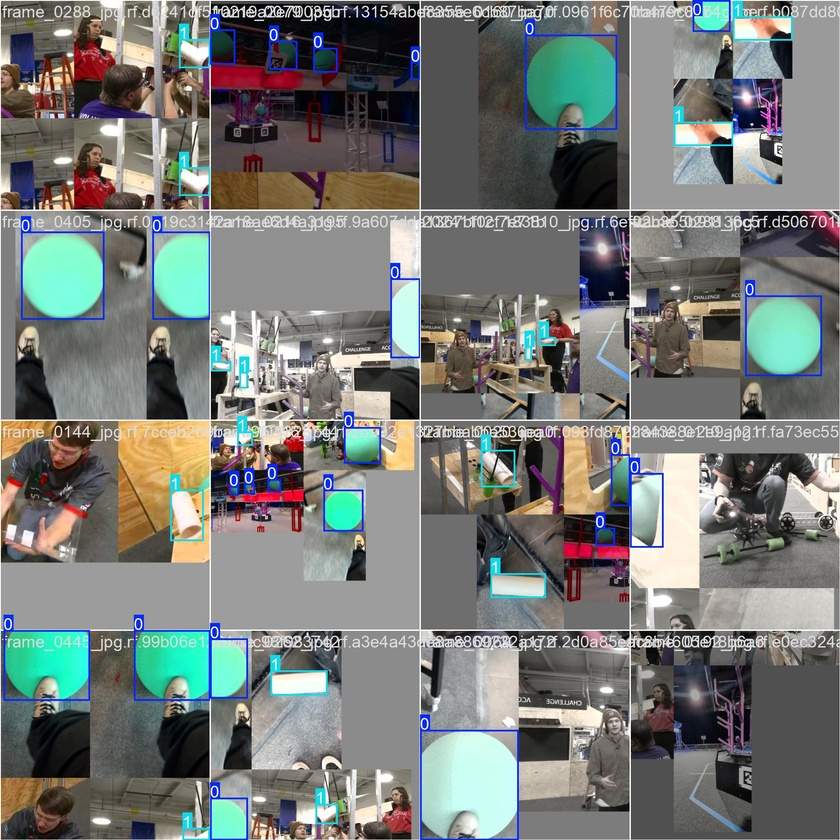
#> input picture runs/detect/train/train_batch0.jpg, 840 x 840 px, shrunk from 1920 x 1920 before the run, given in place of the camera
$ python color_keyer.py
#> lines starting #> are read from the running program, lines starting #| are printed output that depends on the picture; after the words box and inside, x2 and y2 are one past the last pixel; in counts of white or black regions, pixels touching at a corner belong together
import cv2
import numpy as np

orange_threshold = 0.6

class ColorKeyer:
    def __init__(self):
        """
        Initialize the ColorKeyer class
        Values set for orange color keying with oval detection
        """
        # Orange HSV range
        self.color_lower = np.array([0, 100, 100])
        self.color_upper = np.array([20, 255, 255])
        self.cap = cv2.VideoCapture(0)
        self.speed_factor = 1.5  # Adjust this to control playback speed (2.0 = half speed)

    def is_orange_oval(self, contour, mask):
        """
        Check if the contour contains enough orange pixels
        """
        # Create a blank mask for this contour
        contour_mask = np.zeros_like(mask)
        cv2.drawContours(contour_mask, [contour], -1, 255, -1)

        # Count orange pixels within the contour
        orange_pixels = cv2.countNonZero(cv2.bitwise_and(mask, contour_mask))
        total_pixels = cv2.countNonZero(contour_mask)

        # Calculate percentage of orange pixels
        if total_pixels > 0:
            orange_ratio = orange_pixels / total_pixels
            return orange_ratio > orange_threshold  # Adjust this threshold (60% orange)
        return False

    def detect_ovals(self, mask):
        """
        Detect orange ovals in the masked image
        Returns only the ellipses that are predominantly orange
        """
        contours, _ = cv2.findContours(mask, cv2.RETR_EXTERNAL, cv2.CHAIN_APPROX_SIMPLE)

        ellipses = []
        for contour in contours:
            if len(contour) >= 5:
                area = cv2.contourArea(contour)
                if area > 500 and self.is_orange_oval(contour, mask):
                    ellipse = cv2.fitEllipse(contour)
                    ellipses.append(ellipse)

        return ellipses

    def run(self):
        # fps = self.cap.get(cv2.CAP_PROP_FPS)
        # frame_delay = int((1000/fps) * self.speed_factor)

        while True:
            ret, frame = self.cap.read()
#> frame is the input picture: shape (840, 840, 3); mean B, G, R 118.9, 122.2, 118.3
            if not ret:
                break

            # Convert frame to HSV color space
            hsv = cv2.cvtColor(frame, cv2.COLOR_BGR2HSV)
#> hsv: shape (840, 840, 3); mean H, S, V 49, 49.2, 132.4

            # Create mask for specified color range
            mask = cv2.inRange(hsv, self.color_lower, self.color_upper)
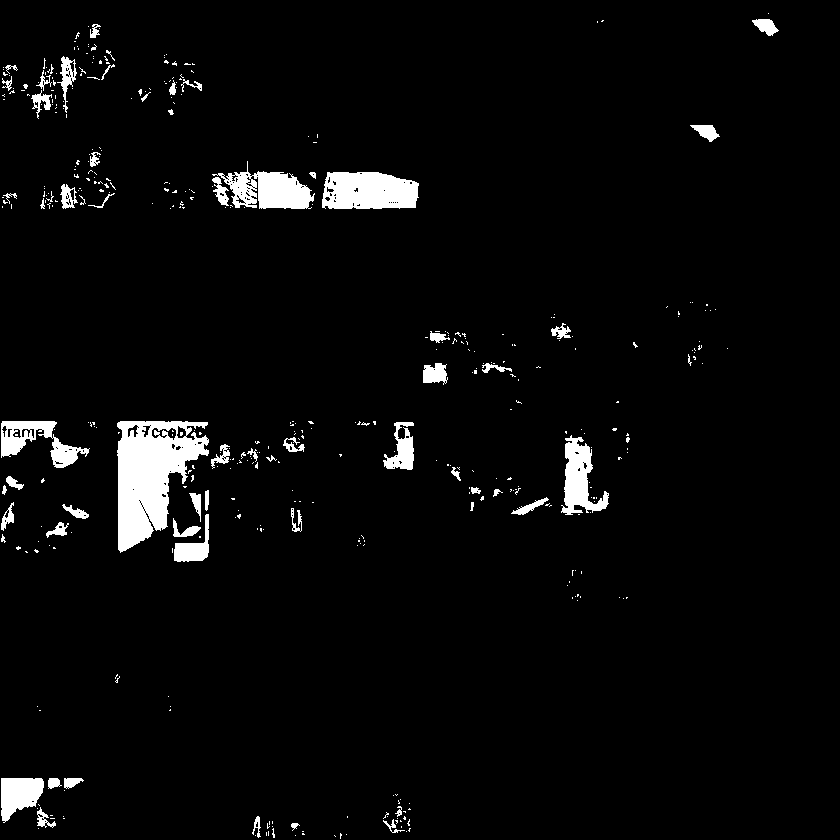
#> mask: shape (840, 840); 3.8% white; 433 white regions (371 under 20 px), largest, box (x1, y1, x2, y2) and area: (117, 421, 209, 553) 7064, (322, 172, 419, 209) 3085, (212, 161, 315, 209) 2476

            # Refine the mask
            mask = cv2.erode(mask, None, iterations=2)
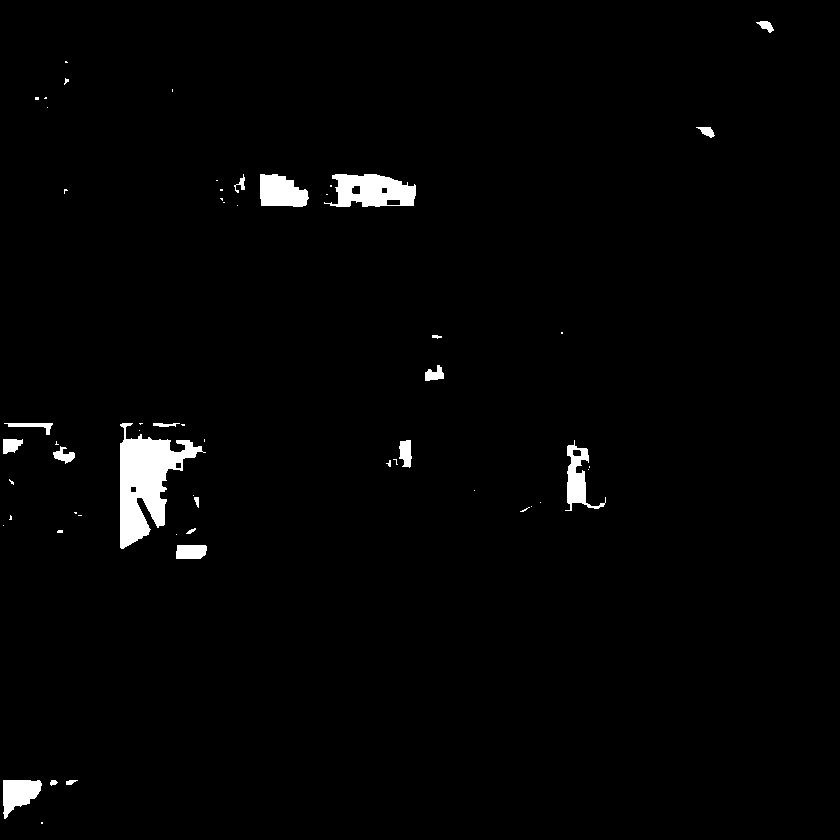
#> mask: shape (840, 840); 1.8% white; 57 white regions (37 under 20 px), largest, box (x1, y1, x2, y2) and area: (120, 423, 206, 549) 4845, (324, 174, 416, 207) 2096, (260, 174, 309, 207) 1255
            mask = cv2.dilate(mask, None, iterations=2)
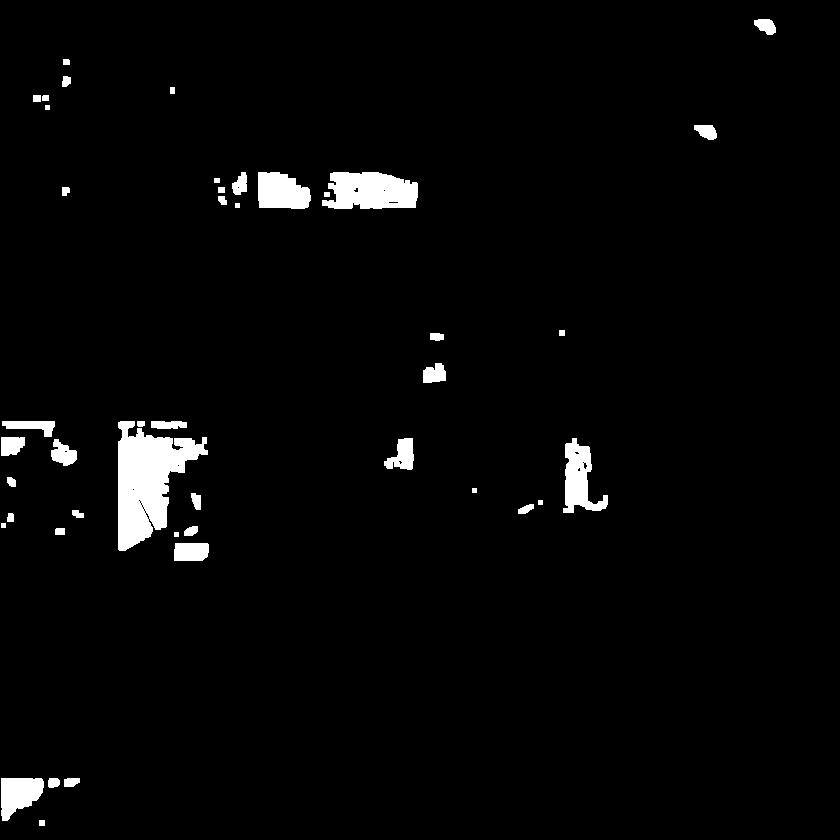
#> mask: shape (840, 840); 2.7% white; 44 white regions

            # Detect orange ovals in the mask
            ellipses = self.detect_ovals(mask)
#> in detect_ovals, `contours, _ = cv2.findContours(mask, cv2.RETR_EXTERNAL, cv2.CHAIN_APPR..`: contours = 44 contours, 6 with area under 20; largest, box (x1, y1, x2, y2) and area: (118, 421, 208, 551) 5990, (322, 172, 418, 209) 2754, (563, 438, 608, 513) 1618, (258, 172, 311, 209) 1524, (1, 778, 44, 821) 1222
#> the loop in detect_ovals, `for contour in contours:` made 44 passes
#> (area, orange_pixels in is_orange_oval, total_pixels in is_orange_oval, orange_ratio in is_orange_oval, ellipse) on passes 4, 5, 18, 19, 23, 34, 35: (1222, 1296, 1296, 1, ((17.03, 793), (36.34, 55.25), 53.89)), (553.5, 602, 602, 1, ((190.6, 550.3), (31.85, 37.68), 48.6)), (1618, 1721, 1746, 0.986, ((581.5, 479.8), (47.02, 70.62), 168.4)), (545, 601, 606, 0.992, ((401.4, 456), (26.06, 36.78), 33.11)), (5990, 6229, 6252, 0.996, ((954.3, 146.2), (293.5, 1665.3), 0)), (2754.5, 2880, 2901, 0.993, ((369.6, 191), (37.19, 97.45), 91.41)), (1524, 1607, 1607, 1, ((276.7, 191.2), (35.46, 67.8), 106.4))
#> area on passes 2, 3, 7, 8, 10, 11: 102.5, 87.5, 53.5, 90.5, 44, 54.5
#> after the loop in detect_ovals, `for contour in contours:`: ellipses = 7 items
#> ellipses = 7 items

            # Draw detected orange ovals
            for ellipse in ellipses:
                cv2.ellipse(frame, ellipse, (0, 255, 0), 2)
                center = (int(ellipse[0][0]), int(ellipse[0][1]))
                cv2.circle(frame, center, 2, (0, 0, 255), 3)
#> this loop made 7 passes
#> (ellipse, center) on passes 1 to 7: (((17.03, 793), (36.34, 55.25), 53.89), (17, 793)), (((190.6, 550.3), (31.85, 37.68), 48.6), (190, 550)), (((581.5, 479.8), (47.02, 70.62), 168.4), (581, 479)), (((401.4, 456), (26.06, 36.78), 33.11), (401, 456)), (((954.3, 146.2), (293.5, 1665.3), 0), (954, 146)), (((369.6, 191), (37.19, 97.45), 91.41), (369, 190)), (((276.7, 191.2), (35.46, 67.8), 106.4), (276, 191))
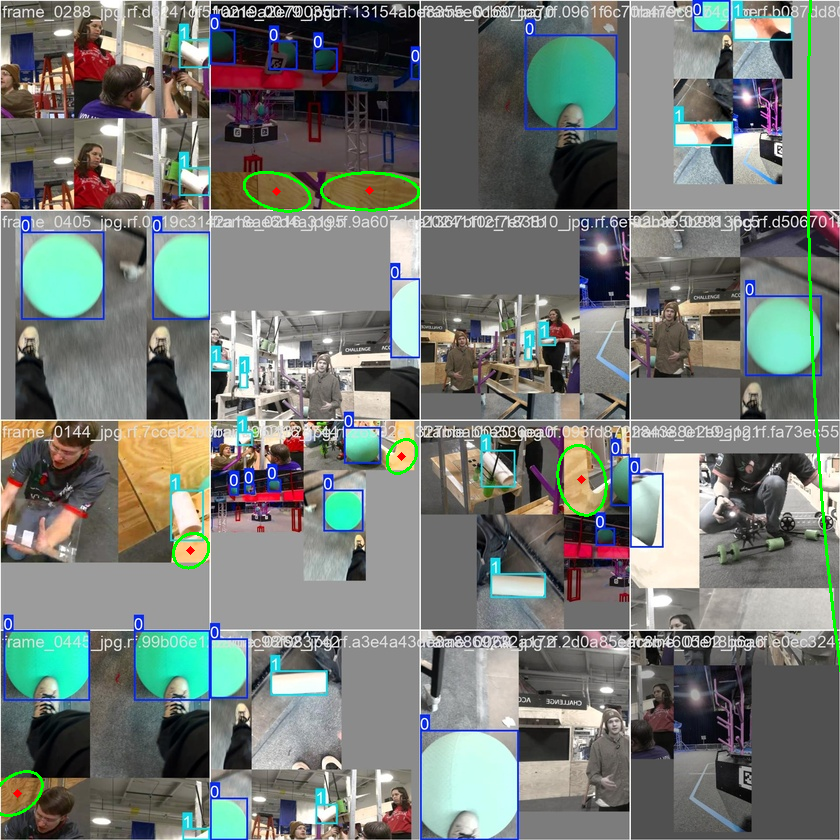
#> frame: shape (840, 840, 3); 0.7% of pixels changed, all inside (x1, y1, x2, y2) = (0, 0, 840, 817)

                # Print oval info
                # print(f"Orange oval detected - Center: {center}, "
                #       f"Axes: {ellipse[1]}, "
                #       f"Angle: {ellipse[2]:.1f}°")

            # Show both the mask and the final frame
            cv2.imshow('Orange Mask', mask)
            cv2.imshow('Orange Ovals Only', frame)

            # if cv2.wpip i

    def __del__(self):
        # self.cap.release()
        cv2.destroyAllWindows()

# Example usage
if __name__ == "__main__":
    keyer = ColorKeyer()
    keyer.run()

$ run again, on runs/detect/train/train_batch1.jpg
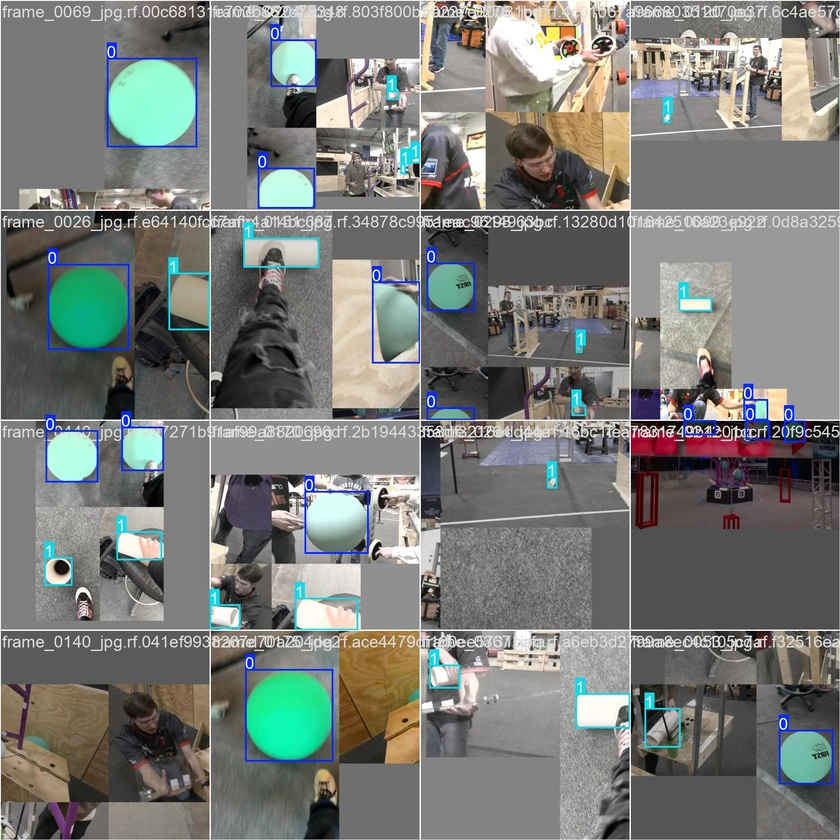
#> input picture runs/detect/train/train_batch1.jpg, 840 x 840 px, shrunk from 1920 x 1920 before the run, given in place of the camera
#> in run, frame is the input picture: shape (840, 840, 3); mean B, G, R 119.8, 123.5, 120.7
#> hsv: shape (840, 840, 3); mean H, S, V 38.8, 33.6, 130.4
#> in run, `mask = cv2.dilate(mask, None, iterations=2)`:
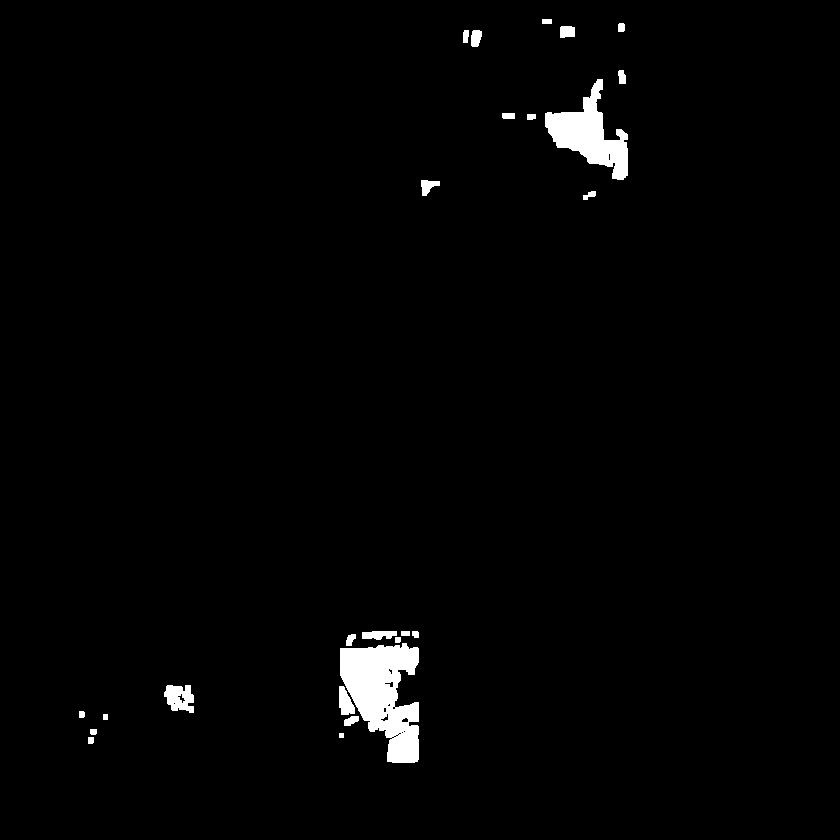
#> mask: shape (840, 840); 1.7% white; 25 white regions
#> contours = 25 contours, 1 with area under 20; largest, box (x1, y1, x2, y2) and area: (340, 643, 419, 763) 5854, (545, 79, 628, 180) 3400, (164, 685, 194, 713) 566, (339, 686, 355, 715) 279, (362, 631, 397, 640) 204
#> the loop in detect_ovals, `for contour in contours:` made 25 passes
#> (area, orange_pixels in is_orange_oval, total_pixels in is_orange_oval, orange_ratio in is_orange_oval, ellipse) on passes 8, 9, 19: (566.5, 607, 629, 0.965, ((179, 697.6), (24.66, 31.99), 126.4)), (5853.5, 5988, 6079, 0.985, ((382.5, 687.1), (69.32, 127.6), 161.1)), (3400, 3581, 3587, 0.998, ((586.9, 126.9), (64.85, 106), 146.3))
#> after the loop in detect_ovals, `for contour in contours:`: ellipses = [((179, 697.6), (24.66, 31.99), 126.4), ((382.5, 687.1), (69.32, 127.6), 161.1), ((586.9, 126.9), (64.85, 106), 146.3)]
#> the loop in run, `for ellipse in ellipses:` made 3 passes
#> (ellipse, center) on passes 1 to 3: (((179, 697.6), (24.66, 31.99), 126.4), (178, 697)), (((382.5, 687.1), (69.32, 127.6), 161.1), (382, 687)), (((586.9, 126.9), (64.85, 106), 146.3), (586, 126))
#> after the loop in run, `for ellipse in ellipses:`:
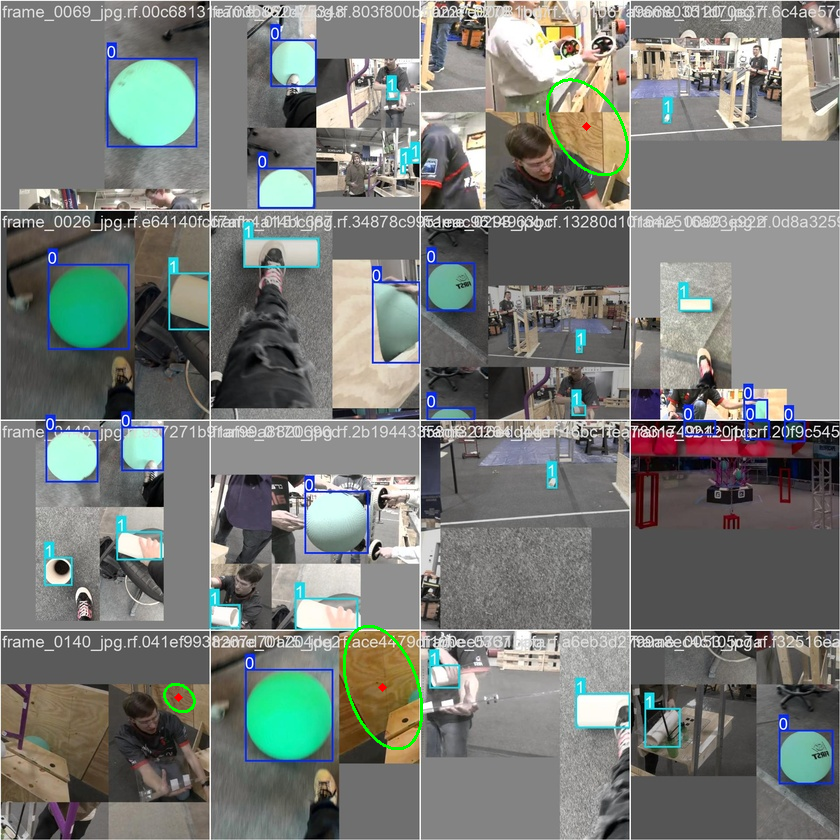
#> frame: shape (840, 840, 3); 0.3% of pixels changed, all inside (x1, y1, x2, y2) = (163, 78, 629, 750)

$ run again, on runs/detect/train/train_batch2.jpg
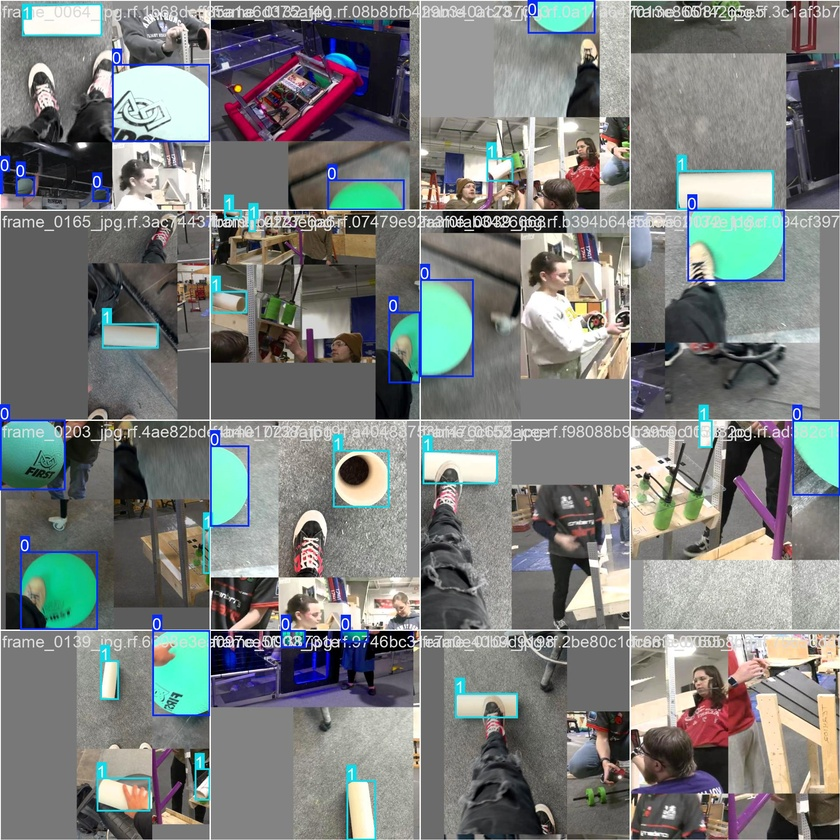
#> input picture runs/detect/train/train_batch2.jpg, 840 x 840 px, shrunk from 1920 x 1920 before the run, given in place of the camera
#> in run, frame is the input picture: shape (840, 840, 3); mean B, G, R 124.7, 126.4, 122.9
#> hsv: shape (840, 840, 3); mean H, S, V 50, 41.3, 135.4
#> in run, `mask = cv2.dilate(mask, None, iterations=2)`:
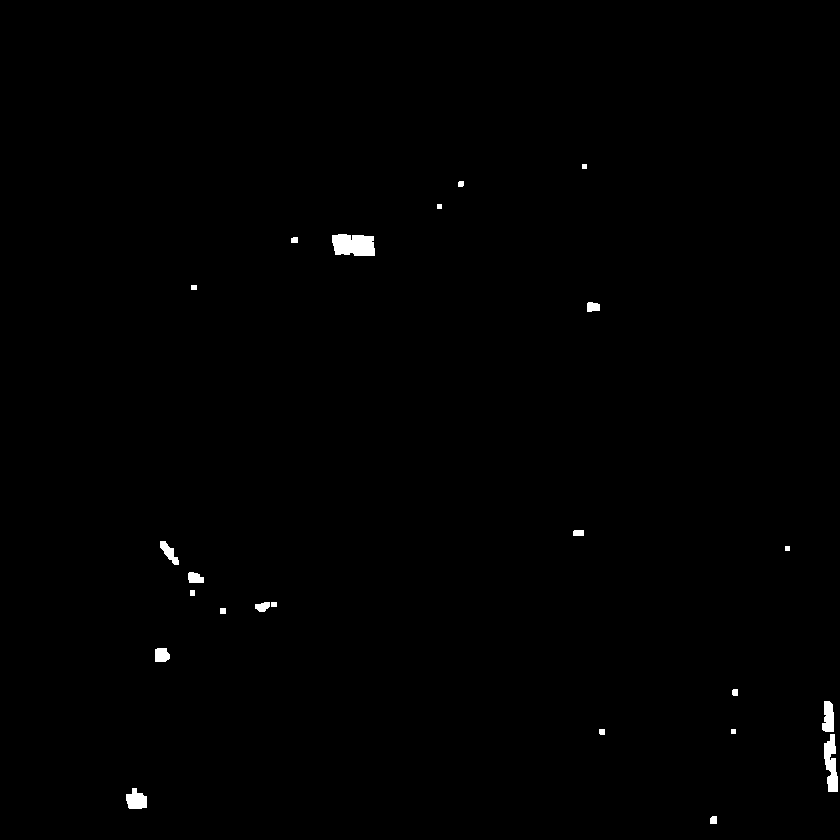
#> mask: shape (840, 840); 0.46% white; 23 white regions
#> contours = 23 contours, 4 with area under 20; largest, box (x1, y1, x2, y2) and area: (332, 234, 375, 256) 759, (824, 734, 838, 792) 464, (126, 788, 147, 809) 288, (822, 701, 834, 732) 262, (160, 541, 179, 565) 172
#> the loop in detect_ovals, `for contour in contours:` made 23 passes
#> (area, orange_pixels in is_orange_oval, total_pixels in is_orange_oval, orange_ratio in is_orange_oval, ellipse) on pass 20: (759, 825, 825, 1, ((353, 244.7), (21.11, 48.18), 94.57))
#> after the loop in detect_ovals, `for contour in contours:`: ellipses = [((353, 244.7), (21.11, 48.18), 94.57)]
#> the loop in run, `for ellipse in ellipses:` made 1 pass
#> (ellipse, center) on pass 1: (((353, 244.7), (21.11, 48.18), 94.57), (352, 244))
#> after the loop in run, `for ellipse in ellipses:`:
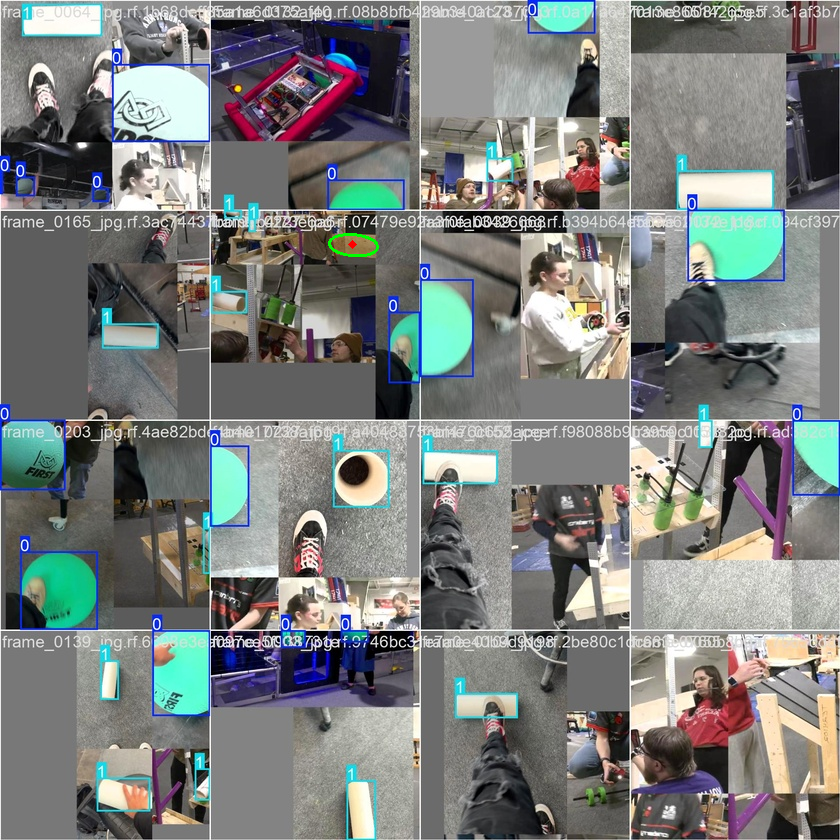
#> frame: shape (840, 840, 3); 0.05% of pixels changed, all inside (x1, y1, x2, y2) = (328, 233, 379, 257)
